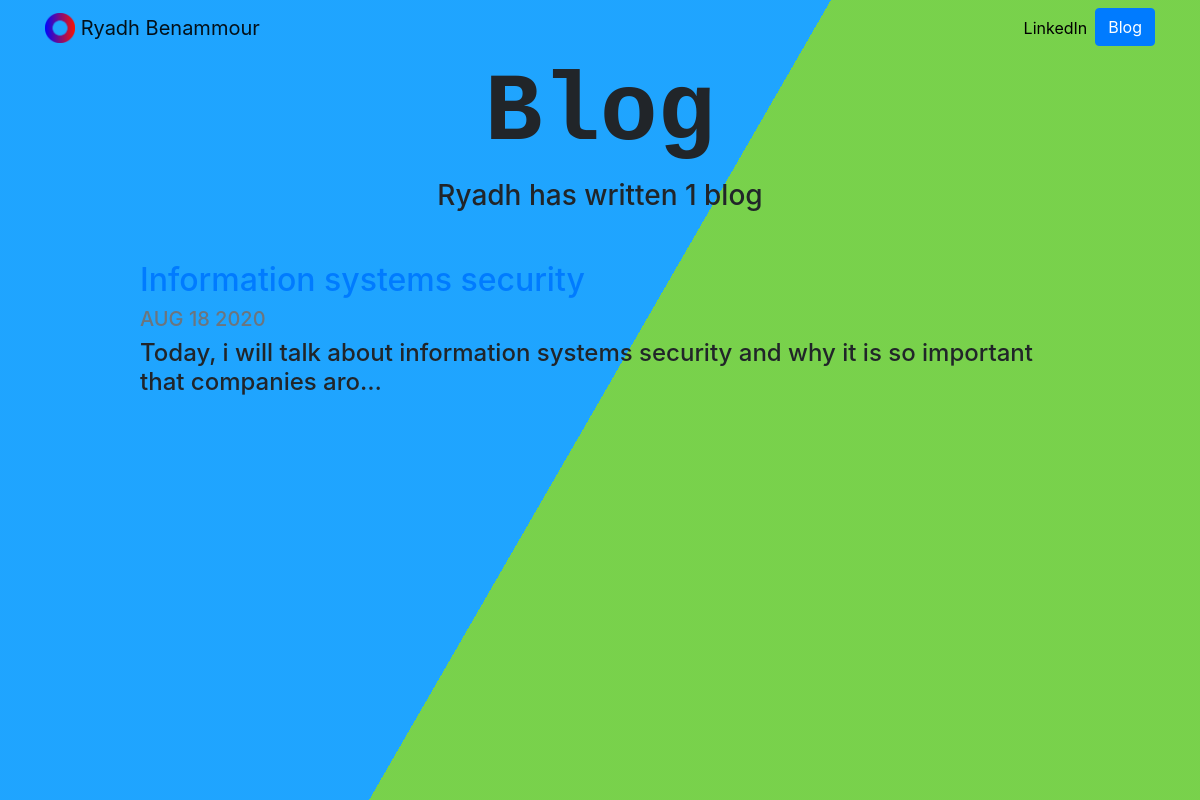
Screenshot of /blog/ with the database file from the repository.
### blog/models.py (models this page shows, shortened)
class Blog(models.Model):
    title = models.CharField(max_length=200)
    description = models.TextField()
    date = models.DateField()

### blog/views.py (the view)
# urls.py: path('', views.all_blogs, name='all_blogs'),
def all_blogs(request):
    blogs = Blog.objects.order_by('-date')
    return render(request, 'blog/all_blogs.html', {'blogs':blogs})

### blog/templates/blog/all_blogs.html
{% extends "portfolio/base.html" %}
{% load static %}
{% block content %}
<h1 id="blogtitle" class="font-weight-bold text-center">Blog</h1>
<h3 class="text-center mb-5">Ryadh has written {{ blogs.count }} blog{{ blogs.count|pluralize }}</h3>
{% for blog in blogs %}
<div class="row justify-content-center my-3">
  <div class="col-md-10">
    <a href="{% url 'blog:detail' blog.id %}">
      <h2>{{ blog.title }}</h2>
    </a>
    <h5 class="text-muted">{{ blog.date|date:'M d Y'|upper }}</h5>
    <h4>{{ blog.description|striptags|truncatechars:100 }}</h4>
  </div>
</div>
{% endfor %}
{% endblock %}

### portfolioacc/static/portfolio/custom.css (style rules this page uses)
html { height:100%; }
body { height: 100%; margin:0; padding:0 font-family: 'Lato', sans-serif; }
#blogtitle { font-size: 6rem; }
body { margin:0; }
h1 { font-family:monospace; }

### rows the page displays
Blog: title "Information systems security", date "AUG 18 2020", description "Today, i will talk about information systems security and why it is so important that companies aro…"

### other values shown
{{ blogs.count }} "1"
